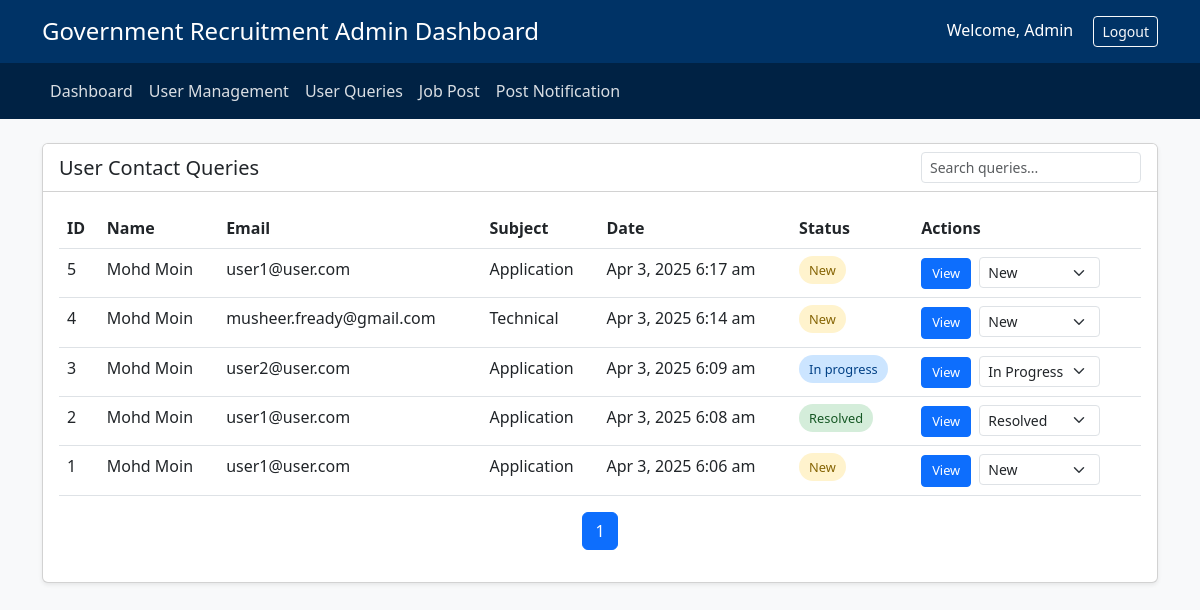
Page /admin/admin_queries.php (signed in) on the committed database.
### tables this page shows
CREATE TABLE `contact_submissions` (
  `id` int(11) NOT NULL,
  `first_name` varchar(50) NOT NULL,
  `last_name` varchar(50) NOT NULL,
  `email` varchar(100) NOT NULL,
  `phone` varchar(20) DEFAULT NULL,
  `subject` enum('application','technical','eligibility','status','other') NOT NULL,
  `message` text NOT NULL,
  `application_id` varchar(20) DEFAULT NULL,
  `submission_date` timestamp NOT NULL DEFAULT current_timestamp(),
  `status` enum('new','in_progress','resolved') DEFAULT 'new'
);

### admin/admin_queries.php (the view, shortened to what this page needs)
<?php
$dbHost = 'localhost';
$dbUser = 'root';
$dbPass = '';
$dbName = 'otp_register';
try {
    $pdo = new PDO("mysql:host=$dbHost;dbname=$dbName", $dbUser, $dbPass);
    $pdo->setAttribute(PDO::ATTR_ERRMODE, PDO::ERRMODE_EXCEPTION);
} catch (PDOException $e) {
    die("Database connection failed: " . $e->getMessage());
}
$page = isset($_GET['page']) ? (int)$_GET['page'] : 1;
$perPage = 10;
$offset = ($page - 1) * $perPage;
$stmt = $pdo->prepare("SELECT SQL_CALC_FOUND_ROWS * FROM contact_submissions ORDER BY submission_date DESC LIMIT :offset, :perPage");
$stmt->bindValue(':offset', $offset, PDO::PARAM_INT);
$stmt->bindValue(':perPage', $perPage, PDO::PARAM_INT);
$stmt->execute();
$queries = $stmt->fetchAll(PDO::FETCH_ASSOC);
$total = $pdo->query("SELECT FOUND_ROWS()")->fetchColumn();
$totalPages = ceil($total / $perPage);
include 'header.php'
?>
    <div class="container">
        <div class="card shadow-sm mb-4">
            <div class="card-header bg-white d-flex justify-content-between align-items-center">
                <h2 class="h5 mb-0">User Contact Queries</h2>
                <div>
                    <input type="text" id="searchInput" class="form-control form-control-sm" placeholder="Search queries...">
                </div>
            </div>
            <div class="card-body">
                <div class="table-responsive">
                    <table class="table table-hover">
                        <thead>
                            <tr>
                                <th>ID</th>
                                <th>Name</th>
                                <th>Email</th>
                                <th>Subject</th>
                                <th>Date</th>
                                <th>Status</th>
                                <th>Actions</th>
                            </tr>
                        </thead>
                        <tbody>
                            <?php foreach ($queries as $query): ?>
                            <tr>
                                <td><?php echo htmlspecialchars($query['id']); ?></td>
                                <td><?php echo htmlspecialchars($query['first_name'] . ' ' . $query['last_name']); ?></td>
                                <td><?php echo htmlspecialchars($query['email']); ?></td>
                                <td><?php echo ucfirst(htmlspecialchars($query['subject'])); ?></td>
                                <td><?php echo date('M j, Y g:i a', strtotime($query['submission_date'])); ?></td>
                                <td>
                                    <span class="status-badge status-<?php echo str_replace('_', '-', $query['status']); ?>">
                                        <?php echo ucfirst(str_replace('_', ' ', $query['status'])); ?>
                                    </span>
                                </td>
                                <td>
                                    <button onclick="showQueryDetails(<?php echo $query['id']; ?>)"
                                            class="btn btn-sm btn-primary action-btn me-1">
                                        View
                                    </button>
                                    <form class="d-inline" method="post" action="admin_queries?page=<?php echo $page; ?>">
                                        <select name="new_status" onchange="this.form.submit()"
                                                class="form-select form-select-sm d-inline-block" style="width: auto;">
                                            <option value="new" <?php echo $query['status'] === 'new' ? 'selected' : ''; ?>>New</option>
                                            <option value="in_progress" <?php echo $query['status'] === 'in_progress' ? 'selected' : ''; ?>>In Progress</option>
                                            <option value="resolved" <?php echo $query['status'] === 'resolved' ? 'selected' : ''; ?>>Resolved</option>
                                        </select>
                                    </form>
                                </td>
                            </tr>
                            <?php endforeach; ?>
                        </tbody>
                    </table>
                </div>
                <nav aria-label="Page navigation">
                    <ul class="pagination justify-content-center">
                        <?php for ($i = 1; $i <= $totalPages; $i++): ?>
                        <li class="page-item <?php echo $i === $page ? 'active' : ''; ?>">
                            <a class="page-link" href="?page=<?php echo $i; ?>"><?php echo $i; ?></a>
                        </li>
                        <?php endfor; ?>
                    </ul>
                </nav>
            </div>
        </div>
    </div>
</body>
</html>

### admin/style.css (style rules this page uses)
body { font-family: 'Segoe UI', Tahoma, Geneva, Verdana, sans-serif; background-color: #f8f9fa; }
.status-badge { padding: 5px 10px; border-radius: 20px; font-size: 0.8rem; font-weight: 500; }
.status-new { background-color: #fff3cd; color: #856404; }
.status-in-progress { background-color: #cce5ff; color: #004085; }
.status-resolved { background-color: #d4edda; color: #155724; }
.action-btn { padding: 5px 10px; font-size: 0.8rem; }
.card { margin-bottom: 20px; }

### rows in the picture
contact_submissions: id "5", first_name+last_name "Mohd Moin", email "user1@user.com", subject "Application", submission_date "Apr 3, 2025 6:17 am", status "New", new_status "New"
contact_submissions: id "4", first_name+last_name "Mohd Moin", email "musheer.fready@gmail.com", subject "Technical", submission_date "Apr 3, 2025 6:14 am", status "New", new_status "New"
contact_submissions: id "3", first_name+last_name "Mohd Moin", email "user2@user.com", subject "Application", submission_date "Apr 3, 2025 6:09 am", status "In progress", new_status "In Progress"
contact_submissions: id "2", first_name+last_name "Mohd Moin", email "user1@user.com", subject "Application", submission_date "Apr 3, 2025 6:08 am", status "Resolved", new_status "Resolved"
contact_submissions: id "1", first_name+last_name "Mohd Moin", email "user1@user.com", subject "Application", submission_date "Apr 3, 2025 6:06 am", status "New", new_status "New"

### other values in the picture
$_SESSION['admin_name'] "Admin"
